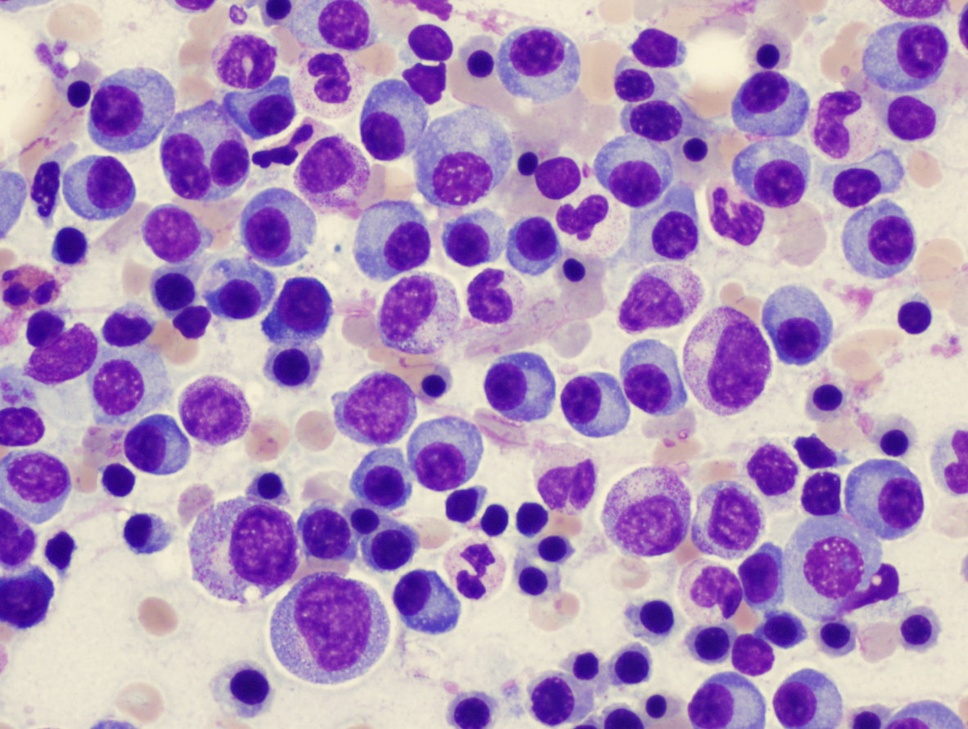
%> input picture plasma.jpg, 968 x 729 px, shrunk from 1183 x 890 before the run
$ octave hw2_ex1.m   (GNU Octave 9; MATLAB toolbox functions it lacks are replaced by stand-ins)
%> lines starting %> are read from the running program, lines starting %| are printed output that depends on the picture; in (x1, y1, x2, y2) boxes, pixels count from 0 and x2, y2 are one past the last pixel; in counts of white or black regions, pixels touching at a corner belong together; the program's own positions count from 1
%% 1.load pic (A) extract red component (R) and
% complement colors to have objects with positive intensity values
clear all
close all
clc
A=imread('plasma.jpg');
%> A is the input picture: size 729x968x3 uint8; mean R, G, B 175.4, 146.7, 189.1
gray=im2gray(A);
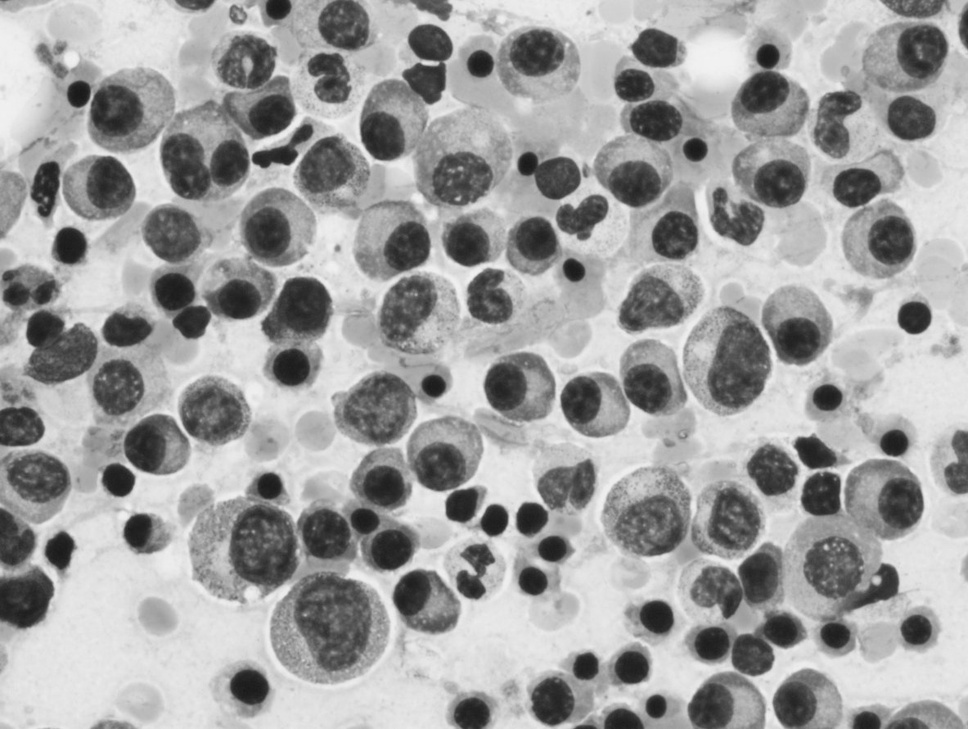
%> gray: size 729x968 uint8; min 24, max 242, mean 160.1
R=A(:,:,1);
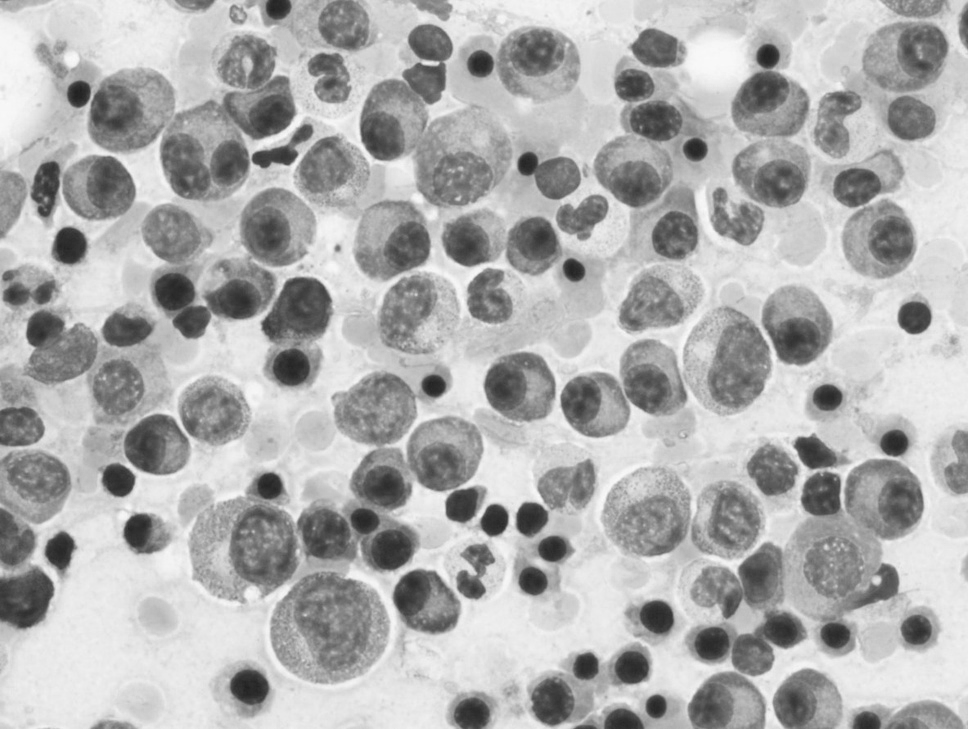
%> R: size 729x968 uint8; min 32, max 251, mean 175.4
% 3. isolate healthy red component circles
R0=R<115;
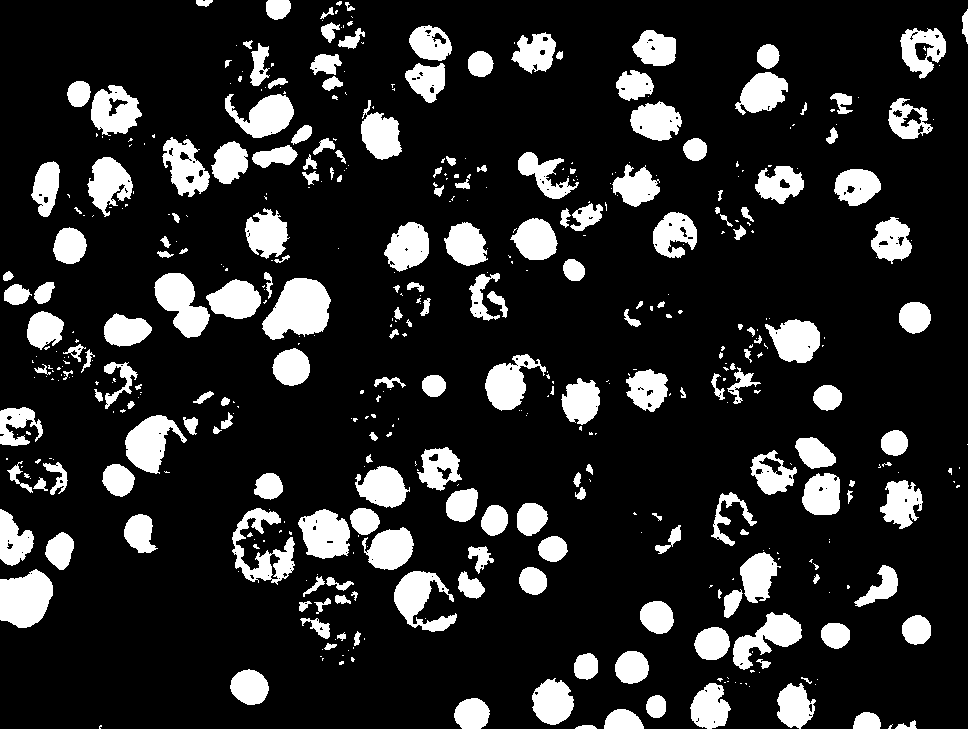
%> R0: size 729x968 logical; 16.3% white; 486 white regions (277 under 20 px), largest, box (x1, y1, x2, y2) and area: (262, 278, 331, 340) 2909, (0, 569, 53, 628) 2359, (154, 273, 210, 338) 2067
%R0 contains the white areas of healthy cells
% 4. Perform closure
SE=strel('disk',5);
R00=imopen(R0,SE);
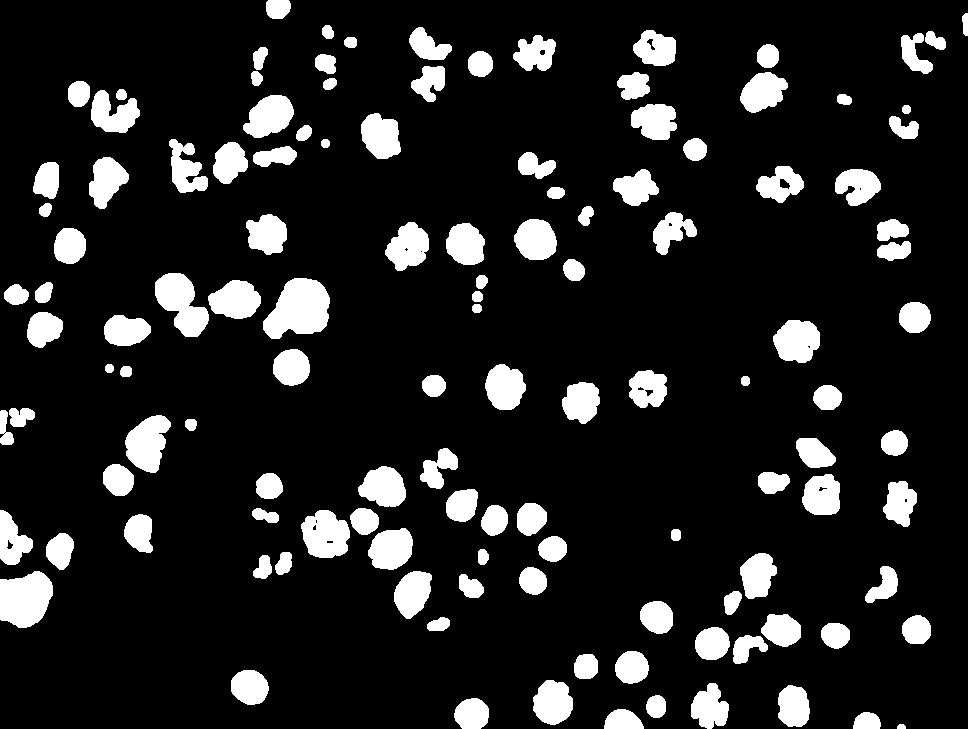
%> R00: size 729x968 logical; 13.3% white; 125 white regions, largest, box (x1, y1, x2, y2) and area: (263, 278, 330, 339) 2861, (0, 571, 53, 628) 2337, (155, 273, 209, 337) 2048
figure;imshowpair(A,R00);
%> after `imshowpair(A,R00)`:
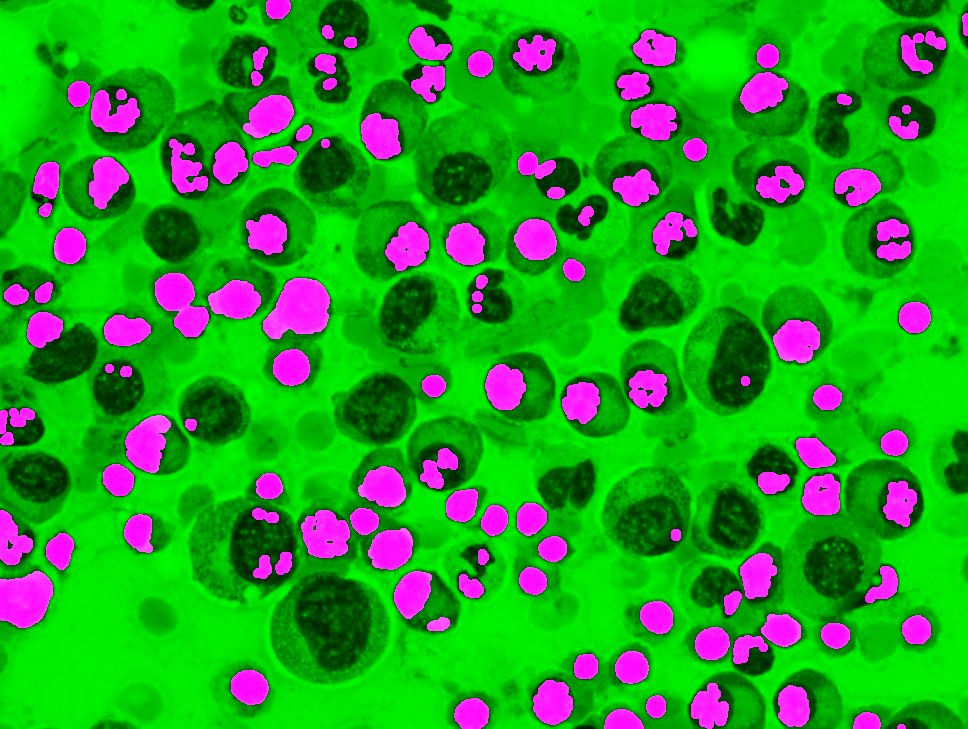
%> displayed picture: size 729x968x3, on the screen's scale of 0 to 255; mean R, G, B 33.9, 159.2, 33.9
% 5. compute metrics
%> (the run ends here)
